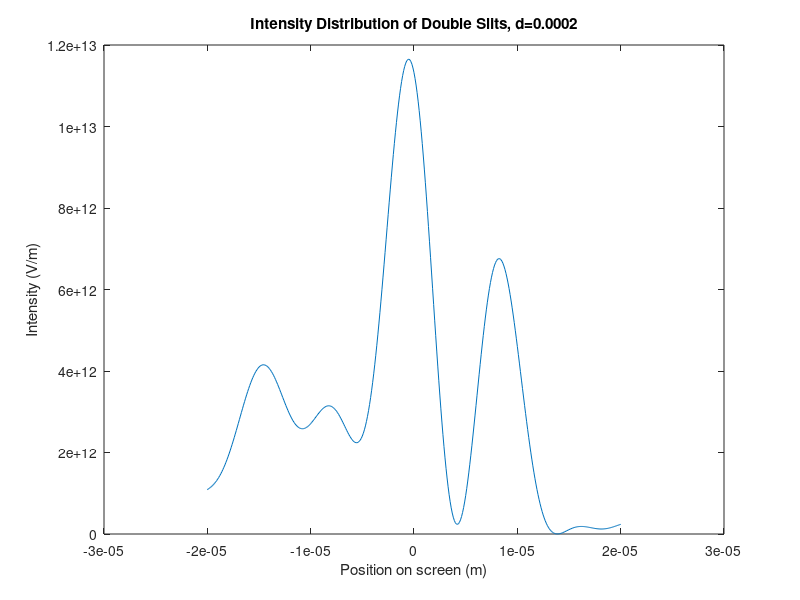

MATLAB code for this plot:
% Huygens' Principle: 
% every single points can be treated as a new wave point source
% Parameters set up
size=401;       % the simulation point
lambda=500e-9;  % wavelength of the incident wave
d=200e-6;        % distance from slits to the screen

k=2*pi/lambda;  % wave number
x1=linspace(-20e-6,20e-6,size); % position of screen
x2=linspace(-8e-6,-4e-6,size);  % slit with width 4um
x3=linspace(0,8e-6,size);       % slit with width 8um
E=zeros(size,1);
% Calculate the interference and diffraction of double slits
for jj=1:size
    for ii=1:size
        r=sqrt((x1(jj)-x2(ii))^2+d^2); 
        E(jj)=E(jj) + exp(1i*k*r)./r;
    end
    for ii=1:size
        r=sqrt((x1(jj)-x3(ii))^2+d^2);
        E(jj)=E(jj) + exp(1i*k*r)./r;
    end
end
% plot the intensity distribution
plot(x1,abs(E).^2);
title(['Intensity Distribution of Double Slits, d=',num2str(d)]);
xlabel('Position on screen (m)');
ylabel('Intensity (V/m)');
